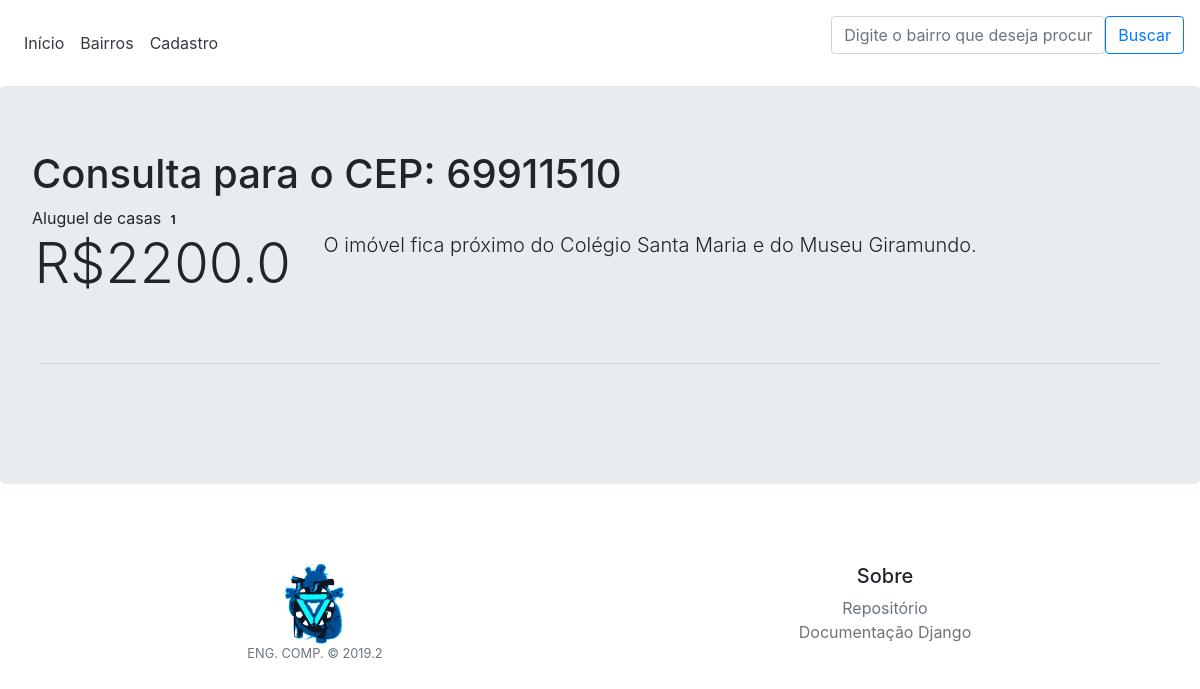
Page /busca/69911510 on the committed database.
### imoveis/models.py (models this page shows, shortened)
class Casa(models.Model):
    endereco = models.OneToOneField(Endereco, on_delete=models.CASCADE, null=True)
    id = models.AutoField(primary_key=True)
    n_quartos = models.PositiveIntegerField()
    n_suites = models.PositiveIntegerField()
    n_sala_estar = models.PositiveIntegerField()
    n_vaga_garagem = models.PositiveIntegerField()
    area = models.FloatField()
    possui_armario = models.BooleanField()
    descricao = models.CharField(max_length=200)
    aluguel = models.FloatField()

### imoveis/views.py (the view)
# urls.py: path('busca/<int:cep>', views.cep_id, name='cep_id'),
def cep_id(request, cep):
    enderecos = get_object_or_404(Endereco, cep=cep)
    apartamentos = Apartamento.objects.filter(endereco=enderecos)
    casas = Casa.objects.filter(endereco=enderecos)
    list_casas = []
    list_apartamentos = []
    for imovel in apartamentos:
        imovel.aluguel = "R$" + str(imovel.aluguel)
        list_apartamentos.append(imovel)
    for imovel in casas:
        imovel.aluguel = "R$" + str(imovel.aluguel)
        list_casas.append(imovel)
    consulta = enderecos.cep
    return render(request, 'imoveis/cep_id.html', {'consulta': consulta, 'list_apartamentos': list_apartamentos, 'list_casas': list_casas})

### templates/imoveis/cep_id.html (shortened to what this page needs)
{% extends 'imoveis/base.html' %}
{% load static %}
{% block content %}
<head>
</head>
<body>
    <h1>Consulta para o CEP: {{consulta}}</h1>
    {% if list_casas %}
        <a>Aluguel de casas <span class="badge">{{ list_casas|length }}</span></a>
        {% for imovel in list_casas %}
            <div class="row justify-content-md-center" style="margin-bottom: 50px;">
              <div class="col-lg-3 col-sm-12">
                <a class="text-center display-4 text-body" href=""> {{ imovel.aluguel| linebreaks}}</a>
              </div>
              <div class="col-lg-9 col-sm-12">
                <p class="lead">{{ imovel.descricao }}</p>
              </div>
            </div>
            <hr class="m-2">
            <br>
            <br>
        {% endfor %}
    {% endif %}
</body>
{% endblock %}

### rows in the picture
Casa: aluguel "R$2200.0", descricao "O imóvel fica próximo do Colégio Santa Maria e do Museu Giramundo."

### other values in the picture
{{ consulta }} "69911510"
{{ list_casas|length }} "1"
